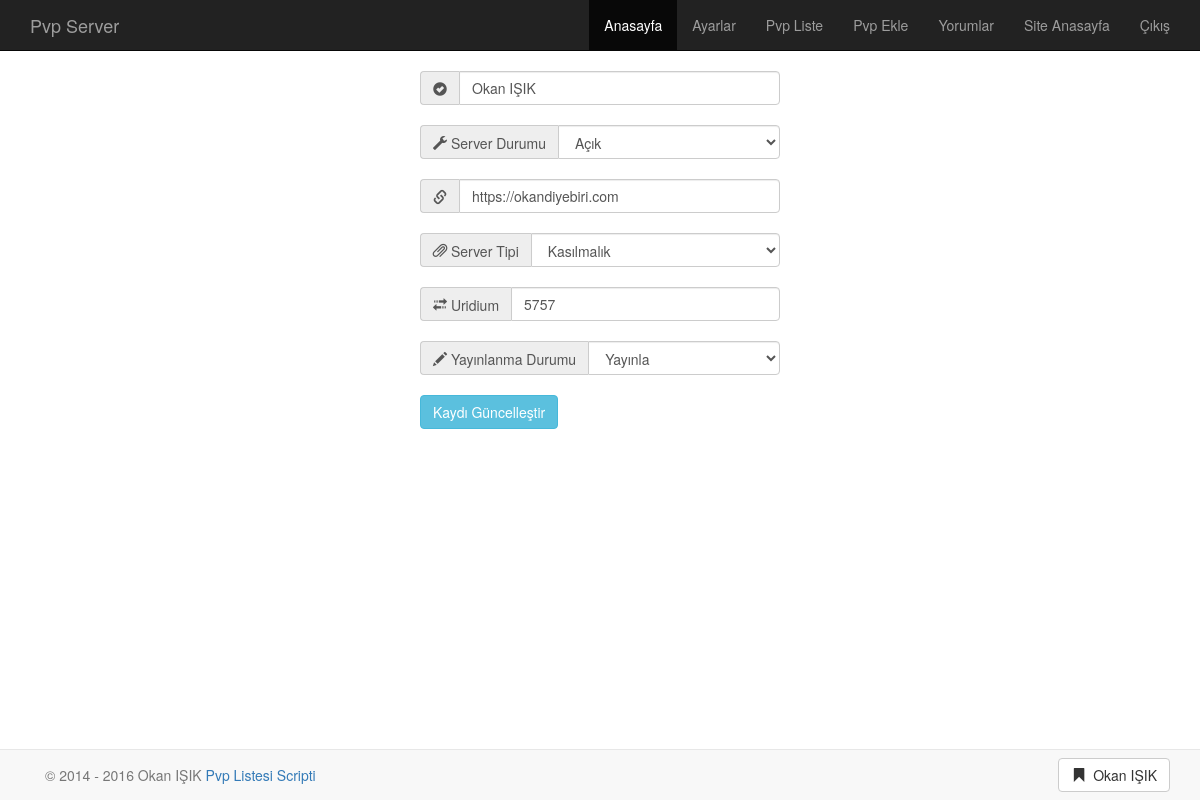
The app's page /yonetim/liste-duzenle.php?id=35 (signed in) with its own data.
### tables this page shows
CREATE TABLE IF NOT EXISTS `ayar` (
  `id` int(11) NOT NULL,
  `kullaniciadi` varchar(150) NOT NULL,
  `sifre` varchar(32) NOT NULL,
  `footersol` varchar(200) NOT NULL,
  `footersag` varchar(200) NOT NULL,
  `footerlink` varchar(250) NOT NULL,
  `sitebasligi` varchar(250) NOT NULL,
  `siteadi` varchar(11) NOT NULL
);

CREATE TABLE IF NOT EXISTS `pvplist` (
  `id` int(11) NOT NULL,
  `baslik` varchar(150) NOT NULL,
  `durum` varchar(100) NOT NULL,
  `link` varchar(150) NOT NULL,
  `servertipi` varchar(150) NOT NULL,
  `uridium` varchar(100) NOT NULL,
  `yayinlanmadurumu` varchar(250) NOT NULL
);

### yonetim/liste-duzenle.php (the view, shortened to what this page needs)
<?php require_once('../Connections/baglan.php'); ?>
<?php
$logoutAction = $_SERVER['PHP_SELF']."?doLogout=true";
if ((isset($_SERVER['QUERY_STRING'])) && ($_SERVER['QUERY_STRING'] != "")){
  $logoutAction .="&". htmlentities($_SERVER['QUERY_STRING']);
}
?>
<?php
if (!function_exists("GetSQLValueString")) {
function GetSQLValueString($theValue, $theType, $theDefinedValue = "", $theNotDefinedValue = "")
{
  $theValue = function_exists("mysql_real_escape_string") ? mysql_real_escape_string($theValue) : mysql_escape_string($theValue);
  switch ($theType) {
    case "long":
    case "int":
      $theValue = ($theValue != "") ? intval($theValue) : "NULL";
      break;
  }
  return $theValue;
}
}
$editFormAction = $_SERVER['PHP_SELF'];
if (isset($_SERVER['QUERY_STRING'])) {
  $editFormAction .= "?" . htmlentities($_SERVER['QUERY_STRING']);
}
$query_ayar = "SELECT * FROM ayar";
$ayar = mysql_query($query_ayar, $baglan) or die(mysql_error());
$row_ayar = mysql_fetch_assoc($ayar);
$colname_pvpliste = "-1";
if (isset($_GET['id'])) {
  $colname_pvpliste = $_GET['id'];
}
$query_pvpliste = sprintf("SELECT * FROM pvplist WHERE id = %s", GetSQLValueString($colname_pvpliste, "int"));
$pvpliste = mysql_query($query_pvpliste, $baglan) or die(mysql_error());
$row_pvpliste = mysql_fetch_assoc($pvpliste);
include "ust.php";
?>
  <div class="container">
  <div class="row">
  	<div class="col-md-4 col-md-offset-4">
    	<form action="<?php echo $editFormAction; ?>" method="post" name="form1" id="form1">
      	<div class="input-group">
        	<span class="input-group-addon" id="sizing-addon2"><span class="glyphicon glyphicon-ok-sign" aria-hidden="true"></span></span>
        	<input type="text" name="baslik" value="<?php echo htmlentities($row_pvpliste['baslik'], ENT_COMPAT, 'utf-8'); ?>" class="form-control" placeholder="Site başlığını yazın..." aria-describedby="sizing-addon2" required>
      	</div></br>
      	<div class="input-group">
        	<span class="input-group-addon" id="sizing-addon2"><span class="glyphicon glyphicon-wrench" aria-hidden="true"></span> Server Durumu</span>
        	<select name="durum" class="form-control" aria-describedby="sizing-addon2">
        	<option value="Açık" <?php if (!(strcmp("Açık", htmlentities($row_pvpliste['durum'], ENT_COMPAT, 'utf-8')))) {echo "SELECTED";} ?>>Açık</option>
        	</select>
      	</div></br>
      	<div class="input-group">
        	<span class="input-group-addon" id="sizing-addon2"><span class="glyphicon glyphicon-link" aria-hidden="true"></span></span>
        	<input type="text" name="link" value="<?php echo htmlentities($row_pvpliste['link'], ENT_COMPAT, 'utf-8'); ?>" class="form-control" placeholder="http://" required>
      	</div></br>
      	<div class="input-group">
        	<span class="input-group-addon" id="sizing-addon2"><span class="glyphicon glyphicon-paperclip" aria-hidden="true"></span> Server Tipi</span>
        	<select name="servertipi" class="form-control" aria-describedby="sizing-addon2">
        	<option value="Kasılmalık" <?php if (!(strcmp("Kasılmalık", htmlentities($row_pvpliste['servertipi'], ENT_COMPAT, 'utf-8')))) {echo "SELECTED";} ?>>Kasılmalık</option>
        	</select>
      	</div></br>
      	<div class="input-group">
        	<span class="input-group-addon" id="sizing-addon2"><span class="glyphicon glyphicon-transfer" aria-hidden="true"></span> Uridium</span>
        	<input type="text" name="uridium" value="<?php echo htmlentities($row_pvpliste['uridium'], ENT_COMPAT, 'utf-8'); ?>" class="form-control" placeholder="Rakamsal bir değer girin..." required>
      	</div></br>
      	<div class="input-group">
        	<span class="input-group-addon" id="sizing-addon2"><span class="glyphicon glyphicon-pencil" aria-hidden="true"></span> Yayınlanma Durumu</span>
        	<select name="yayinlanmadurumu" class="form-control" aria-describedby="sizing-addon2">
        	<option value="Yayınlanmış" <?php if (!(strcmp("Yayınlanmış", htmlentities($row_pvpliste['yayinlanmadurumu'], ENT_COMPAT, 'utf-8')))) {echo "SELECTED";} ?>>Yayınla</option>
        	</select>
      	</div></br>
      	<div class="input-group">
        	<input type="submit" value="Kaydı Güncelleştir" class="btn btn-info"/>
        </div>
      </form>
    </div>
  </div></br></br>
<?php
include "alt.php";
?>

### yonetim/ust.php (shortened to what this page needs)
<!DOCTYPE html>
<html lang="tr">
  <head>
	<link rel="stylesheet" href="../css/bootstrap.min.css">
	<link rel="stylesheet" href="../css/kaydet.css">
</head>
<body>
	<nav class="navbar navbar-inverse navbar-static-top">
		<div class="container">
			<div class="navbar-header">
			<a class="navbar-brand" href="./"><?php echo $row_ayar['siteadi']; ?></a>
			</div>
			<div class="collapse navbar-collapse navbarSec">
				<ul class="nav navbar-nav navbar-right">
					<li class="active"><a href="index.php">Anasayfa</a></li>
					<li><a href="ayarlar.php">Ayarlar</a></li>
					<li><a href="liste.php">Pvp Liste</a></li>
					<li><a href="pvp-ekle.php">Pvp Ekle</a></li>
					<li><a href="yorumlar.php">Yorumlar</a></li>
					<li><a href="../index.html">Site Anasayfa</a></li>
					<li><a href="<?php echo $logoutAction ?>">Çıkış</a></li>
				</ul>
			</div>
		</div>
	</nav>

### yonetim/alt.php (shortened to what this page needs)
  <div class="navbar navbar-default navbar-fixed-bottom">
    <div class="container">
      <p class="navbar-text pull-left">© 2014 - <?php echo date("o"); ?> Okan IŞIK
           <a href="//okandiyebiri.com" target="_blank" >Pvp Listesi Scripti</a>
      </p>
      <a href="<?php echo $row_ayar['footerlink']; ?>" class="hidden-xs navbar-btn btn-default btn pull-right">
      <span class="glyphicon glyphicon-bookmark"></span>  <?php echo $row_ayar['footersol']; ?></a>
    </div>
  </div>
</body>
</html>

### records on screen
ayar: siteadi "Pvp Server", footersol "Okan IŞIK"
pvplist: baslik "Okan IŞIK", link "https://okandiyebiri.com", uridium "5757"
